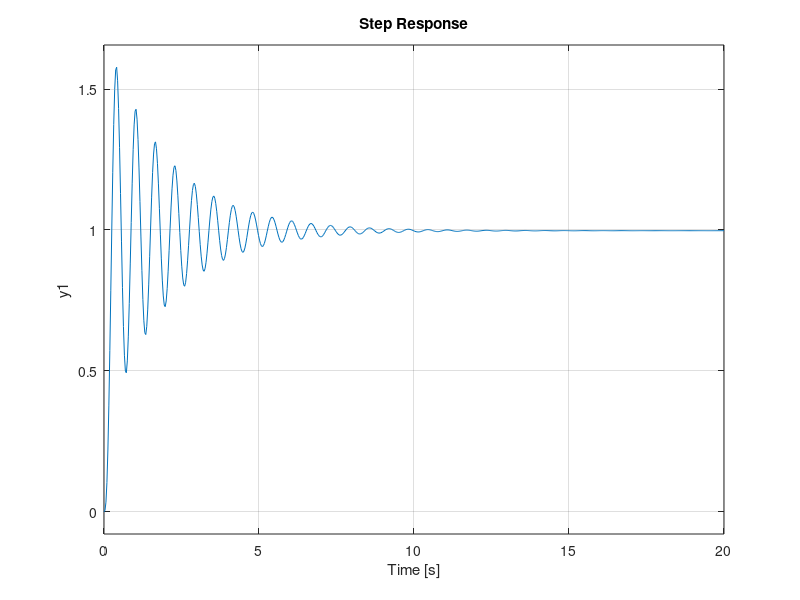
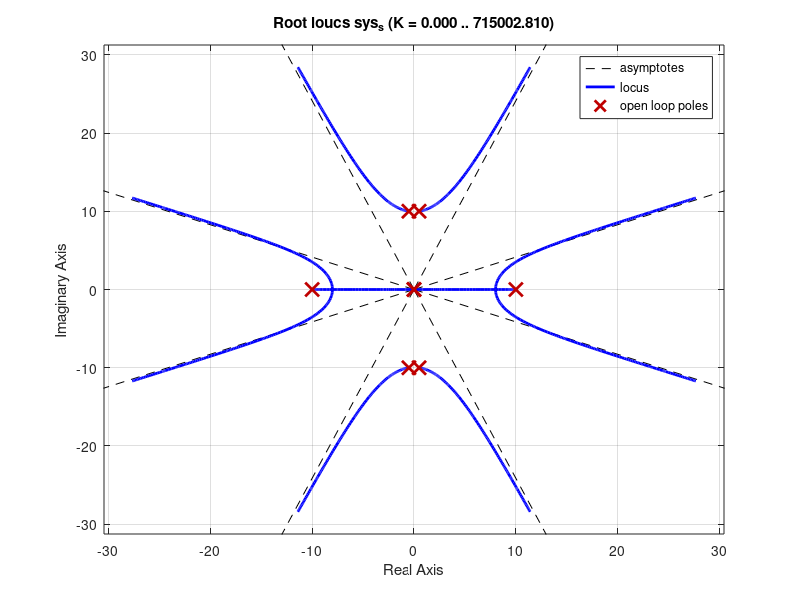

The MATLAB source for these figures, in order: (Note: this script raises an error after producing the figures.)
% EES-40 2023-2 Lab3 semana 12 Jacques Waldmann outubro 2023
% Controle ótimo LQG de sistema SISO 
% Polos de malha fechada selecionados via root locus simétrico (LGR-S) 
% Robustez do controle ótimo LQR - função de sensibilidade e as margens de estabilidade
% Solução LQG - combina LQR com realimentacao do estado observado pelo 
% estimador LQE (filtro de Kalman em regime) 
% Função de sensibilidade do controle ótimo LQG - degradação das margens de estabilidade
% Desempenho LQG e o compromisso com o esforço de controle e a passagem de ruído de medida 

% Realização em cascata de primeira ordem com  modal de segunda ordem
% G(s)= 10/(s+10) * 100/(s+0,5+10j)/(s+0,5-10j) = Y(s)/U(s) é a malha aberta
clear all;clc;close all
% cada grupo com realização {A,B,C} distinta
A=[-10 0 0;-10 -.5 10;0 -10 -.5];
B=[10;0;0];
C=[0 0 1];
Gss=ss(A,B,C,0);
[Gtfnum Gtfden]=ss2tf(A,B,C,0);
Gtf=tf(Gtfnum,Gtfden); % malha aberta, sem ação integral
figure;
step(Gtf)

T = [[1, 2, 0]; [0, 2, 0]; [0, 0, 1]]
det(T)
A = inv(T) * A * T
B = inv(T) * B
C = C * T
Gss=ss(A,B,C,0);
[Gtfnum Gtfden]=ss2tf(A,B,C,0);
Gtf=tf(Gtfnum,Gtfden); % malha aberta, sem ação integral
figure;
step(Gtf)

%% augmented state xaug dynamics 
% includes xi: time integral of r-y (output error wrt to reference) 
% xaug_dot=Aaug*xaug+Baug*u+Gaug*r
% y=Caug*xaug
Aaug=[A zeros(3,1);-C 0];
Baug=[B;0];
Gaug=[zeros(3,1); 1]; % reference r input matrix  
Caug=[C 0]; % physical output y
% C_xi is the infinite-horizon time integral of the output tracking error 
% for use in the quadratic cost function J_LQR
C_xi=[0 0 0 1];  
s=tf('s'); % Laplace transform - variable s for later use in transfer functions  
%% lugar geométrico das raízes simétrico (LGR-S)
% symmetric root locus (SRL) LGR-S to select closed-loop poles according to rho^(-1)
% minimize J_LQR=integral (xi^2 + rho u^2)dt from t=0 to +inf
[numAug,denAug]=ss2tf(Aaug,Baug,C_xi,0);
Gaugtf=tf(numAug,denAug); % malha aberta, inclui ação integral, com "saída" xi ponderada em J_LQR
% lqr function yields Klqr(1:4)=[K  -Ki] such that (be aware of the negative sign)
%      u= - Klqr * [x'  xi']' is the control signal optimizing J_LQR 
% while driving the augmented linear dynamics and tracking the reference.  
% LQR design assumes the actual state is available 
% Closed-loop pole selection according to symmetric root locus with output xi in J_LQR  
num1=numAug; % numerador de Gaugtf(-s)
den1=denAug.*[1 -1 1 -1 1]; % denominador de Gaugtf(-s), que tem xi como "saída"
num_s=conv(numAug,num1); % numerador de Gaugtf(s)*Gaugtf(-s)
den_s=conv(denAug,den1); % denominador de Gaugtf(s)*Gaugtf(-s)
sys_s=tf(num_s,den_s); % open loop tf Gaugtf(s)*Gaugtf(-s) for SRL
rlocus(sys_s); % choose with mouse acceptable gain from the stable closed-loop poles in SRL asymptotes
%%
%GainLGR_S=input(' selected SRL gain (inverse of rho seen in J-cost functional ');
GainLGR_S = 30
rho=1/GainLGR_S
Klqr=lqr(Aaug,Baug,C_xi'*C_xi,rho); % lqr com peso em xi e rho=-1/GainLGR_S no controle, sendo GainLGR_S obtido com LGR simétrico para atender requisitos
%% closing the loop with LQR optimal state feedback gain
Ki=-Klqr(4);
K=Klqr(1:3);
Aaugmf=[A-B*K B*Ki;-C 0]; % closed-loop dynamics matrix
pmf=eig(Aaugmf); % polos de malha fechada
X=['state feedback gain vector K ',num2str(K(1:3)),' output tracking error integral gain Ki ',num2str(Ki)];
disp(X);
X=['attained closed-loop poles ',num2str(pmf(1)),'  ',num2str(pmf(2)),'  ',num2str(pmf(3)),'  ',num2str(pmf(4))];
disp(X);
%% model-based steady state analysis: closed-loop response in steady state 
step_mag=5; % reference step magnitude [V] 
X=['ref magnitude ',num2str(step_mag),' [V]'];disp(X);
M=[A B;-C 0];
xureg=inv(M)*[zeros(3,1);-step_mag] % plant model steady state is xureg(1:3) and control xureg(4)
xireg=1/Ki*(xureg(4)+K*xureg(1:3)) % augmented state component xi in steady state
%% closed-loop, augmented-state feedback simulation of the LQR design
% notice: input is reference r, output are y and xi=xaug(4) 
SysMFpos=ss(Aaugmf,Gaug,[Caug;C_xi],0); 
damp(SysMFpos)  % closed-loop poles natural frequency and damping ratio
opt = stepDataOptions('StepAmplitude',step_mag);
tfinal=2; % final time tf=2[s]
% xstep is the timeline of xaug; ystep is the timeline of xi=xaug(4)
[ystep,tstep,xstep]=step(SysMFpos,tfinal,opt);  

figure; % sinal xaug1(t) em malha fechada
plot(tstep,xstep(:,1));
title(['xaug(1) em malha fechada - degrau_{ref}= ',num2str(step_mag),' [V]']);
xlabel('segundos');
grid;

figure; % sinal xaug2(t) em malha fechada
plot(tstep,xstep(:,2));
title(['xaug(2) em malha fechada - degrau_{ref}= ',num2str(step_mag),' [V]']);
xlabel('segundos');
grid;

figure; % sinal xaug(3) em malha fechada
plot(tstep,xstep(:,3));
title(['xaug(3) em malha fechada - degrau_{ref}= ',num2str(step_mag),' [V]']);
xlabel('segundos');
grid;

figure; % output signal: xaug(4)=xi is the closed-loop time-integral of the output tracking error 
plot(tstep,ystep(:,1:2));
title(['saída y e "saída" xi em malha fechada - degrau_{ref}= ',num2str(step_mag),' [V.s]']);
legend('y','x_I');
xlabel('segundos');
grid;

figure;   % sinal de controle em malha fechada 
xstep_transp=xstep'; % linha temporal do estado aumentado em malha fechada é aqui transposto
cntrl=-Klqr*xstep_transp;
plot(tstep,cntrl);
title(['controle LQR [V] em malha fechada - degrau_{ref}= ',num2str(step_mag),' [V]']);
xlabel('segundos');
grid;

%% LQR design stability margins with augmented state xaug feedback is dictated by 
% the open-loop transfer function tfL(jw) where 
% u=Klqr*xaug is the output and negative feedback is assumed
% projeto LQR,além de estabilidade exponencial assegurada, 
% também garante que tfL(jw) passa fora do círculo unitátio centrado no ponto crítico -1+0*j
% margem de ganho inferior menor que -6 dB, superior de +infinito, e margem de fase superior a +60 graus ou inferior a -60 graus 
% inspecionar quão próximo do ponto crítico passa o modelo nominal 
SysMA=ss(Aaug,Baug,Klqr,0);
figure;
nyquistplot(SysMA); % use zoom in critical point in the Nyquist plot and see gain. phase margins
title('Nyquist plot - open loop tfL(j\omega)');
figure;
margin(SysMA);
% para inspecionar robustez ver se tfL(jw) se aproxima muito do ponto crítico - pode 
% se tornar instável com modelo incerto e o sintoma é envolver o ponto crítico 
[Num,Den]=ss2tf(Aaug,Baug,Klqr,0); 
tfL=tf(Num,Den); % open loop tf with u=Klqr*xaug as output and negative feedback is assumed 
Dlqr=1+tfL; % distance from critical point in complex plane (-1+0j) to open loop tfL(jw)
Slqr=1/Dlqr; % sensitivity tf
figure;
bodemag(Slqr);
title('Magnitude da função de sensibilidade |S_{lqr}(j\omega)|[dB]'); 
figure;
bodemag(Dlqr);
title('função distância ao ponto crítico |D_{lqr}(j\omega|[dB]'); 

%% Lab3 - The LQE observer estimates the plant nominal model state vector 
% Consequently, the observer estimates just the three initial components (x) of the augmented state vector xaug
% The available noisy measurement is 
% y = C*x + v = [0 0 1]*x + v with the suggested realization
% and scalar Gaussian white noise v with PSD R. 

% Augmented nominal plant model with Gaussian white noise uncertainty model is 
% xdot=A*x+B*uhat+F*w
% x_idot=r-y
% w is the scalar white noise in the dynamics model with PSD Q. 
% We use F=B as the model noise w input matrix.
% uhat=-K*xhat+K_i*x_i
% Each group should use A,B,C accordingly consistent with the chosen realization. 

% observer poles are located according to PSDs of Gaussian white, zero-mean model noise w and sensor noise v.
% when Q and R are unknown, common use is to have Q/R as a tuning parameter in SISO models
Q=1; %[PSD units]
% sensor additive scalar Gaussian white noise v with variance R
%R=input('sensor additive white noise PSD ');    % [PSD units]
R = 0.1
[Lo,P,eig_Obs]=lqe(A,B,C,Q,R);

X=['Observer eigenvalues A-Lo*C '];disp(X);
X=num2str(eig_Obs);disp(X);
X=['ganhos do observador Lo'];disp(X);
X=num2str(Lo);disp(X);
%% stability margins - feedback of plant model observed state + integral action on output tracking error r-y 
% observer estimates the augmented plant model state x and xi
% uhat(s)=-(Hy(s)*Y(s)+Hr(s)*R(s)) is the plant input (neglecting input noise to plant)
% negative feedback and feedforward required as shown by the negative sign
% reference does not affect open-loop stability analysis 

% controller
Amf_Obs=[A-Lo*C-B*K  B*Ki;zeros(1,3) 0];
Lo_aug=[Lo;-1];
Hyss=ss(Amf_Obs,Lo_aug,Klqr,0) % feedback path controller; negative feedback required
Hrss=ss(Amf_Obs,Gaug,Klqr,0) % feedforward path controller; negative feedforward required
X=['Continuous-time controller realization - inputs [y;r] and output -uhat with integral action; ***use with negative feedback***'];
disp(X);

% controller state space form concatenates Hyss and Hrss
% output Klqr signal inversion required for use in Simulink and NI-board 
Controlss=ss(Amf_Obs,[Lo_aug Gaug],Klqr,zeros(1,2));

% open-loop transfer function LL_ObsK(jw) stability margins analysis - negative feedback is assumed 
LL_ObsK=minreal(series(Hyss,Gss));
OpenLoop=zpk(LL_ObsK) % poles and zeros of LL_ObsK(jw)
figure;
nyquistplot(LL_ObsK); % use zoom in critical point in the Nyquist plot and show margins
% Notice the 0dB crossover frequency for Tustin prewarping
title('curva de Nyquist - malha aberta LL\_ObsK(j\omega)');
figure;
margin(LL_ObsK); 
legend('LL_ObsK(j\omega) -  see 0dB crossover frequency');

D_ObsK=1+LL_ObsK; % distance from critical point to open loop tf
S_ObsK=1/D_ObsK; % sensitivity tf
figure;
bodemag(S_ObsK);
title('Magnitude da função de sensibilidade |S\_ObsK(j\omega)|[dB]');
figure;
bodemag(D_ObsK);
title('função distância ao ponto crítico |D\_ObsK(j\omega|[dB]')
%% closed-loop Y(s)/R(s) frequency response - bandwidth inspection (-3dB) for 
% sampling period selection  
% inspection of Bode of YOverR reveals closed-loop bandwidth eqs 19 e 20:
A_YOverR=[A-Lo*C zeros(3,3) zeros(3,1);B*K (A-B*K) B*Ki;zeros(1,3) -C 0];
B_YOverR=[zeros(6,1);1]; % r is the input to the closed loop tf
Cymf_YOverR=[zeros(1,5) 1 0]; % output signal y
Cumf_UOverR=-[-K Klqr]; % control signal uhat
YOverRss=ss(A_YOverR,B_YOverR,Cymf_YOverR,0); % closed loop realization [xtilde' x' x_i]' Y/R
UhatOverRss=ss(A_YOverR,B_YOverR,Cumf_UOverR,0); % closed loop realization [xtilde' x' x_i]' U/R

figure;
bode(YOverRss);
title('LQG closed loop bode Y(j\omega)/R(j\omega)- inspect bandwidth frequency at -3 dB crossover');
figure;
step(YOverRss,tfinal,opt); % closed-loop signal y
title('LQG closed loop Y/R - output due to step reference')
figure;
step(UhatOverRss,tfinal,opt); % closed-loop signal y
title('LQG closed loop U/R - control due to step reference')
%% continuous-time closed-loop transfer functions Y/R , U/R - alternative 
% derivation, now with transfer functions
[HytfNum,HytfDen]=tfdata(Hyss); % output of tfdata is in cell representation u/y
Hytf=zpk(tf(HytfNum{1,1},HytfDen{1,1}));
HytfNumMat=cell2mat(HytfNum); % use in continuous-time Simulink file
HytfDenMat=cell2mat(HytfDen);

[HrtfNum,HrtfDen]=tfdata(Hrss); % output of tfdata is in cell representation u/r
Hrtf=zpk(tf(HrtfNum{1,1},HrtfDen{1,1}));
HrtfNumMat=cell2mat(HrtfNum); % use in continuous-time Simulink file
HrtfDenMat=cell2mat(HrtfDen);

YOverR=minreal(series(-Hrtf,feedback(Gtf,Hytf,-1))); % closed loop tf Y/R built with tfs
UOverR=minreal(series(-Hrtf,feedback(1,series(Gtf,Hytf),-1))); % closed loop control tf U/R
%% Verifique resultados no arquivo simulink do sistema continuo no tempo
% condições iniciais distintas entre modelo da planta e observador 
x0=0.1*ones(3,1);
Obs_x0=zeros(4,1);
% Verifique resultados nos scopes do arquivo simulink - sistema continuo no tempo
% antes de prosseguir
%% Tustin discretization with prewarping frequency read at open-loop crossover frequency wc value [rd/s]
%  closed-loop continuous-time bandwidth read in closed-loop Bode -3 dB frequency wb[rd/s] -> transform to [Hz]
wb=input('-3 dB bandwidth frequency [rd/s] from Bode closed loop Y(j\omega)/R(j\omega) ');
fb=wb/2/pi; % Hz
% NI-board maximum D/A sampling frequency is 250Hz
Ts=1/(20*fb); % sufficiently fast sampling time [s] to mitigate Tustin-induced oscillations
save Ts.mat Ts % for use with Tustin discretization and in NI board driver script
%  open-loop continuous-time crossover frequency wc[rd/s] read in open-loop Bode of Y/-Uhat 
wc=input('0 dB crossover frequency [rd/s] from Bode open loop -Uhat(j*\omega)/Y(j*\omega)*G(j*\omega) ');
optcd=c2dOptions('Method', 'tustin', 'PrewarpFrequency',wc);
% Controller C(s) - transfer matrix with feedback and feedforward transfer functions
% C(s) = [Hytf(s) Hrtf(s)]
% Input: [y;r] 2 inputs
% Output: uhat= -Hytf(s)*Y(s)-Hrtf(s)*R(s) ***negative signs required***
% Tustin discretization with prewarping for use in simulink and with the bench plant and NI-board 
Hyd=c2d(Hytf,Ts,optcd) % discrete feedback tf
Hrd=c2d(Hrtf,Ts,optcd) % discrete feedforward tf
[HydNum,HydDen]=tfdata(Hyd); % output of tfdata is in cell representation u/y
HydNumMat=cell2mat(HydNum); % use in continuous-time Simulink file
HydDenMat=cell2mat(HydDen);

[HrdNum,HrdDen]=tfdata(Hrd); % output of tfdata is in cell representation u/r
HrdNumMat=cell2mat(HrdNum); % use in continuous-time Simulink file
HrdDenMat=cell2mat(HrdDen);

% Discretized state space representation of continuous-time controller.
% Controlss embeds the inverted sign - ***ready for use in NI-board drive script***
% reminder: Controlss=ss(Amf_Obs,[Lo_aug Gaug],Klqr,zeros(1,2));
Controlss_d=c2d(-Controlss,Ts,optcd)  % discrete controller state space representation  
save Controlss_d.mat Controlss_d      % for use in NI-board drive script

% continuous-time controller+observer; output: uhat=-Klqr*xaughat and xaughat
% negative feedback is embedded in its observation matrix 
% for use in Simulink file
ObsControlss=ss(Amf_Obs,[Lo_aug Gaug],[-Klqr;eye(4)],zeros(5,2)); 
%ObsControlss=canon(ObsControlss,'modal',CONDT) % modal state space (ss) representation
% discretized controller+observer state space representation 
% *** ready for use in the sampled-data control Simulink file ***
ObsControlss_d=c2d(ObsControlss,Ts,optcd) 
ObsControlss_dA=ObsControlss_d.A;
ObsControlss_dB=ObsControlss_d.B;
ObsControlss_dC=ObsControlss_d.C;
ObsControlss_dD=ObsControlss_d.D;
%%
% 1. rodar arquivo simulink do sistema amostrado e verificar resultados nos
% scopes
% 2. rodar script da placa NI para controle discreto no tempo da planta na
% bancada e verificar resultados
